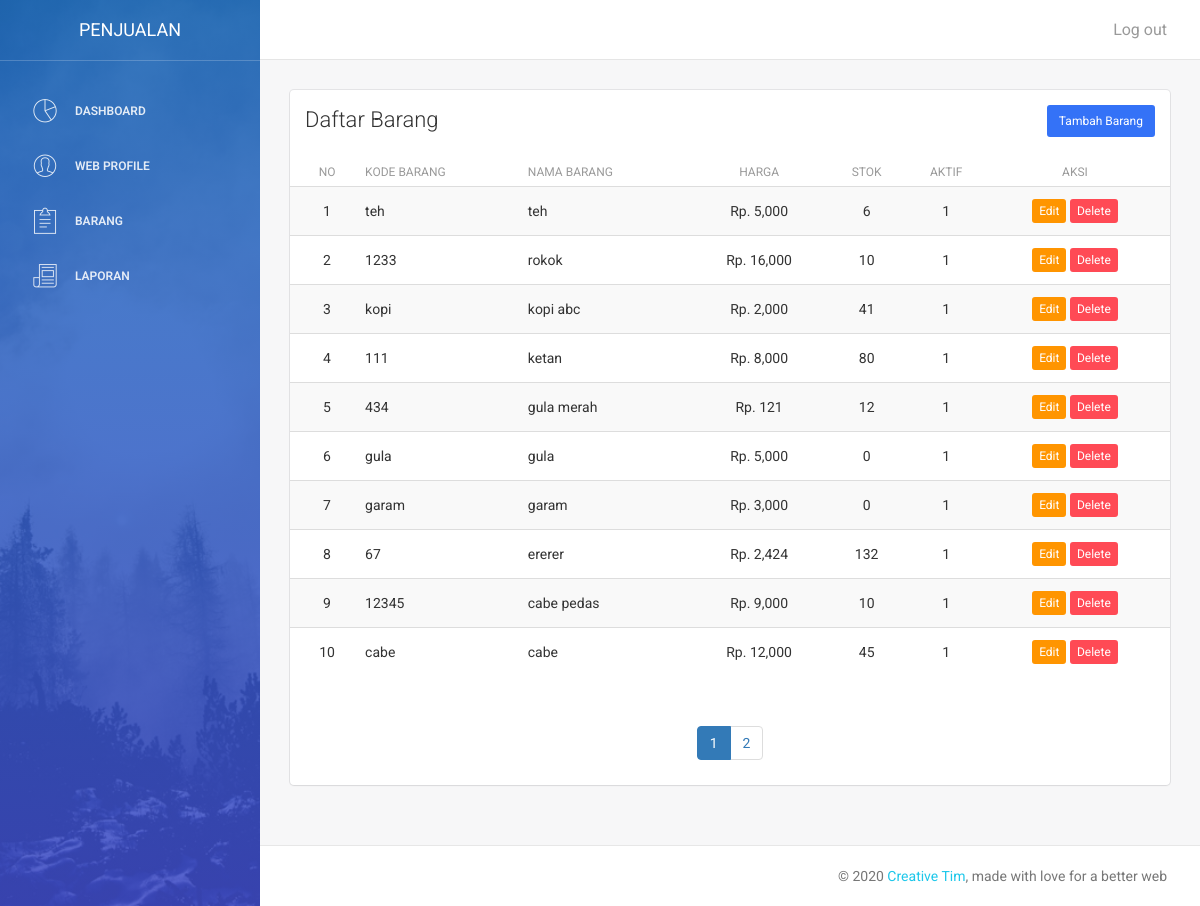
The page /admin/barang/index.php (signed in) on the database its author committed.
### tables this page shows
CREATE TABLE `barang` (
  `id_barang` int(11) NOT NULL,
  `kode_barang` varchar(128) NOT NULL,
  `nama_barang` varchar(256) NOT NULL,
  `harga` int(11) NOT NULL,
  `stok` int(11) NOT NULL,
  `gambar` varchar(128) NOT NULL,
  `aktif` tinyint(1) NOT NULL DEFAULT 1
);

### admin/barang/index.php (the view, shortened to what this page needs)
<?php
   require_once "../templates/header.php";
   require_once "../templates/sidebar.php";
   require_once "../templates/topbar.php";
 ?>
<div class="content">
   <div class="container-fluid">
       <div class="row">
           <div class="col-md-12">
               <div class="card">
                   <div class="header">
                       <div class="row">
                         <div class="col-md-6">
                           <h4 class="title">Daftar Barang</h4>
                         </div>
                         <div class="col-md-6 text-right">
                           <a href="tambah.php" class="btn btn-primary btn-fill btn-sm">Tambah Barang</a>
                         </div>
                       </div>
                   </div>
                   <div class="content table-responsive table-full-width">
                       <table class="table table-hover table-striped">
                           <thead>
                             <th class="text-center">No</th>
                             <th>Kode Barang</th>
														<th>Nama Barang</th>
														<th class="text-center">Harga</th>
														<th class="text-center">Stok</th>
														<th class="text-center">Aktif</th>
														<th class="text-center">Aksi</th>
                           </thead>
                           <tbody>
                           		<?php
                                 $halaman = 10;
                                 $page = isset($_GET["halaman"]) ? (int)$_GET["halaman"] : 1;
                                 $mulai = ($page>1) ? ($page * $halaman) - $halaman : 0;
                                 $result_halaman = mysqli_query($koneksi, "SELECT * FROM barang");
                                 $total = mysqli_num_rows($result_halaman);
                                 $pages = ceil($total/$halaman);
                           			$query = "SELECT * FROM barang ORDER BY nama_barang DESC LIMIT $mulai, $halaman";
																$result = mysqli_query($koneksi, $query);
                           		?>
                               <?php
                                 $no = 1;
                               	while($row =mysqli_fetch_assoc($result)) :
                               ?>
															  <tr>
                                   <td class="text-center"><?= $no; ?></td>
															    <td><?php echo $row['kode_barang']; ?></td>
																	<td><?php echo $row['nama_barang']; ?></td>
																	<td class="text-center">Rp. <?php echo number_format($row['harga']); ?></td>
																	<td class="text-center"><?php echo $row['stok']; ?></td>
																	<td class="text-center"><?php echo $row['aktif']; ?></td>
																	<td class="text-center">
																		<a href="edit.php?id_barang=<?php echo $row['id_barang']; ?>" class="btn btn-warning btn-fill btn-xs">Edit</a>
																		<a onclick="return confirm('apa anda yakin?')" href="hapus.php?id_barang=
																	<?php echo $row['id_barang']; ?>" class="btn btn-danger btn-fill btn-xs">Delete</a>
																	</td>
															  </tr>
															<?php
                                 $no++;
                                 endwhile;
                               ?>
                           </tbody>
                       </table>
                   </div>
                   <nav aria-label="Page navigation" class="text-center">
                     <ul class="pagination">
                       <?php for ($i=1; $i<=$pages; $i++) : ?>
                         <?php if($page == $i) : ?>
                           <li class="active"><a class="page-link" href="?halaman=<?= $i; ?>"><?= $i; ?></a></li>
                         <?php else : ?>
                           <li><a href="?halaman=<?= $i; ?>"><?= $i; ?></a></li>
                         <?php endif; ?>
                       <?php endfor; ?>
                     </ul>
                   </nav>
               </div>
           </div>
       </div>
   </div>
</div>
<?php require_once "../templates/footer.php"; ?>

### admin/templates/header.php (shortened to what this page needs)
<!DOCTYPE html>
<html lang="en">
<head>
    <link href="<?= base_url; ?>/assets/css/bootstrap.min.css" rel="stylesheet" />
    <link href="<?= base_url; ?>/assets/css/animate.min.css" rel="stylesheet"/>
    <link href="<?= base_url; ?>/assets/css/light-bootstrap-dashboard.css?v=1.4.0" rel="stylesheet"/>
    <link href="<?= base_url; ?>/assets/css/demo.css" rel="stylesheet" />
    <link href="http://maxcdn.bootstrapcdn.com/font-awesome/4.2.0/css/font-awesome.min.css" rel="stylesheet">
    <link href="<?= base_url; ?>/assets/css/pe-icon-7-stroke.css" rel="stylesheet" />
</head>
<body>
<div class="wrapper">

### admin/templates/sidebar.php
<div class="sidebar" data-color="blue" data-image="assets/img/sidebar-5.jpg">
      <div class="sidebar-wrapper">
            <div class="logo">
                <a href="<?= base_url; ?>admin" class="simple-text">
                    Penjualan
                </a>
            </div>
            <ul class="nav">
                <li>
                    <a href="<?= base_url; ?>admin">
                        <i class="pe-7s-graph"></i>
                        <p>Dashboard</p>
                    </a>
                </li>
                <li>
                    <a href="<?= base_url; ?>admin/profile">
                        <i class="pe-7s-user"></i>
                        <p>Web Profile</p>
                    </a>
                </li>
                <li>
                    <a href="<?= base_url; ?>admin/barang">
                        <i class="pe-7s-note2"></i>
                        <p>Barang</p>
                    </a>
                </li>
                <li>
                    <a href="<?= base_url; ?>admin/laporan">
                        <i class="pe-7s-news-paper"></i>
                        <p>Laporan</p>
                    </a>
                </li>
            </ul>
      </div>
    </div>

### admin/templates/topbar.php (shortened to what this page needs)
<div class="main-panel">
    <nav class="navbar navbar-default navbar-fixed">
            <div class="container-fluid">
                <div class="collapse navbar-collapse">
                    <ul class="nav navbar-nav navbar-right">
                        <li>
                            <a href="<?= base_url; ?>admin/logout.php">
                                <p>Log out</p>
                            </a>
                        </li>
                    </ul>
                </div>
            </div>
        </nav>

### admin/templates/footer.php (shortened to what this page needs)
<footer class="footer">
            <div class="container-fluid">
                <p class="copyright pull-right">
                    &copy; <script>document.write(new Date().getFullYear())</script> <a href="http://www.creative-tim.com">Creative Tim</a>, made with love for a better web
                </p>
            </div>
        </footer>
    </div>
</div>
</body>
</html>

### rows shown on the page
barang: kode_barang "teh", nama_barang "teh", harga "5,000", stok "6", aktif "1"
barang: kode_barang "1233", nama_barang "rokok", harga "16,000", stok "10", aktif "1"
barang: kode_barang "kopi", nama_barang "kopi abc", harga "2,000", stok "41", aktif "1"
barang: kode_barang "111", nama_barang "ketan", harga "8,000", stok "80", aktif "1"
barang: kode_barang "434", nama_barang "gula merah", harga "121", stok "12", aktif "1"
barang: kode_barang "gula", nama_barang "gula", harga "5,000", stok "0", aktif "1"
barang: kode_barang "garam", nama_barang "garam", harga "3,000", stok "0", aktif "1"
barang: kode_barang "67", nama_barang "ererer", harga "2,424", stok "132", aktif "1"
barang: kode_barang "12345", nama_barang "cabe pedas", harga "9,000", stok "10", aktif "1"
barang: kode_barang "cabe", nama_barang "cabe", harga "12,000", stok "45", aktif "1"
